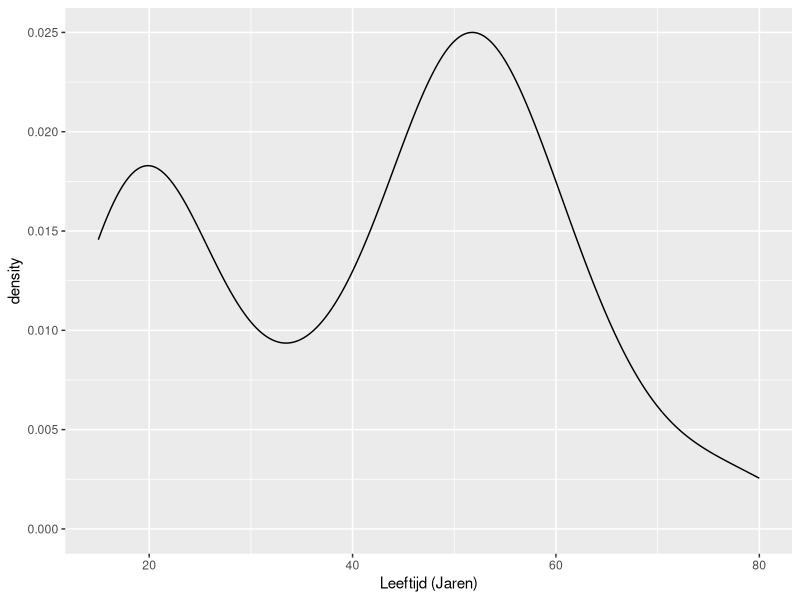
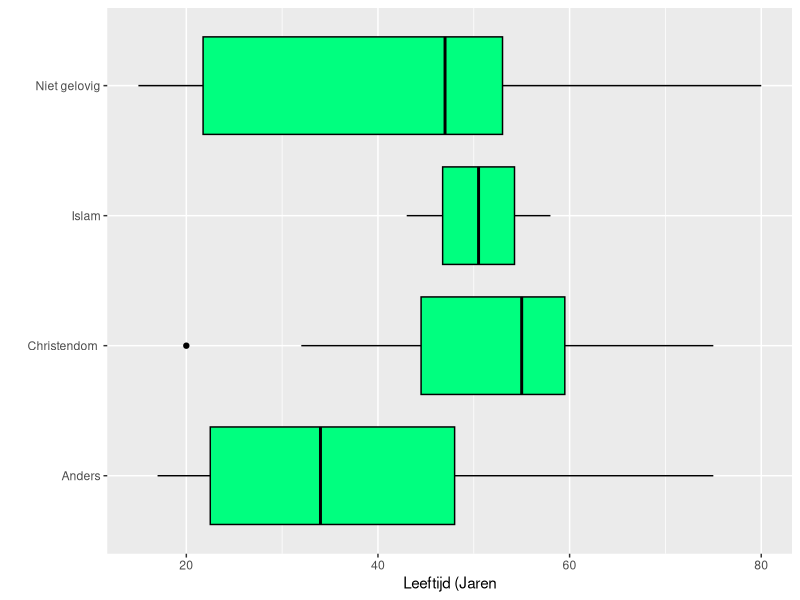
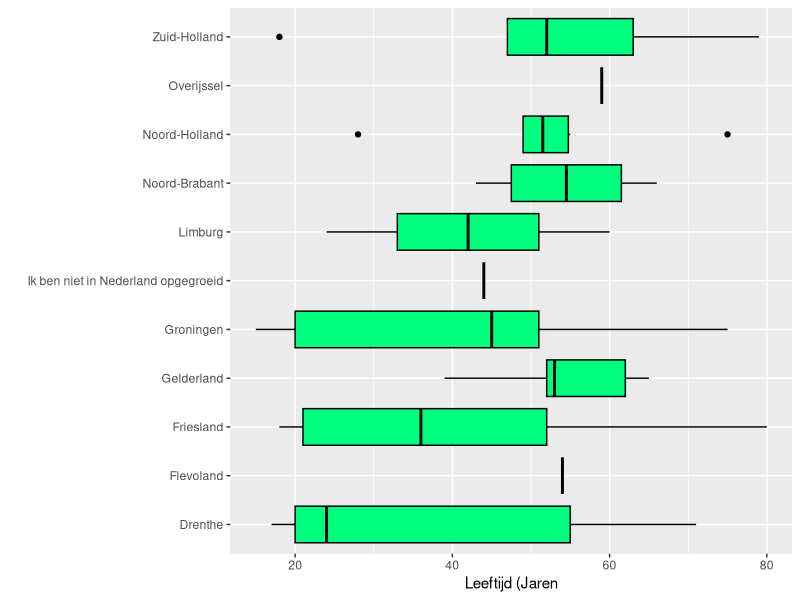
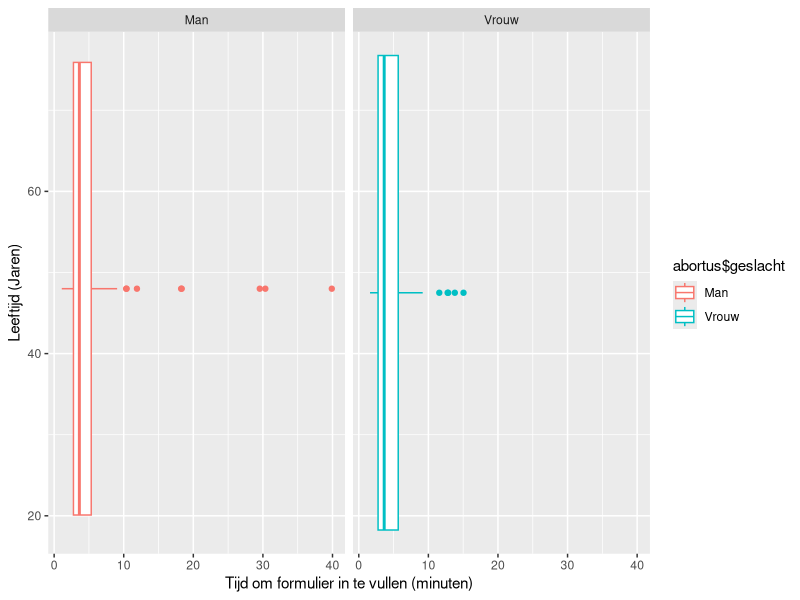

The R script that drew these images, in order:
## ---- chunk 1
knitr::opts_chunk$set(echo = TRUE)
## ---- chunk 2
abortus <- read.csv("abortus_dataset.csv",
                    na.strings = "NA")
head(abortus)
## ---- chunk 3
summary(abortus)
#str(abortus)
## ---- chunk 4
library(ggplot2)

df <- data.frame(abortus$Wat.is.uw.leeftijd.) 

# verdeling van de leeftijden:
ggplot(df, aes(x= abortus$Wat.is.uw.leeftijd.)) +
  geom_density() +
  xlab("Leeftijd (Jaren)") 


## ---- chunk 5
library(ggplot2)
#table(abortus$Vindt.u.dat.iemand.zelf.moet.kunnen.kiezen.of.die.een.abortus.wil., useNA = "always")



# voor de vraag: Vindt u dat iemand zelf moet kunnen kiezen of die een abortus wil?
abortus$eigen_keuze_abortus <- factor(x = abortus$Vindt.u.dat.iemand.zelf.moet.kunnen.kiezen.of.die.een.abortus.wil.,  
                           levels = c("Ja", "Nee"),
                           labels = c("Wel abortus toestaan", "Geen abortus toestaan"))

# Voor de vraag: Wat is uw religieuze overtuiging?
abortus$geloof <- factor(x = abortus$Wat.is.uw.religieuze.overtuiging.., 
                           levels = c("Christendom", "Islam", "Hindoeïsme", "Boeddhisme", "Niet gelovig", "Anders"),
                           labels = c("Christendom", "Islam", "Hindoeïsme", "Boeddhisme", "Niet gelovig", "Anders"))


abortus$geslacht <- factor(x = abortus$Wat.is.uw.geslacht..,
                           levels = c("Man", "Vrouw"),
                           labels = c("Man", "Vrouw"))



abortus.test <- data.frame(abortus$geloof)




table(abortus$eigen_keuze_abortus, useNA = "always") # voor de vraag: Vindt u dat iemand zelf moet kunnen kiezen of die een abortus wil?






#ggplot(df, aes(x=, y=abortus$Wat.is.uw.leeftijd.)) +
 # geom_bar(stat="identity", color="blue", fill="white")

## ---- chunk 6
library(ggplot2)
# Grafiek met de verschillende geloven en de leeftijdverdeling die er bij hoort. 
ggplot(df, aes(y=abortus$Wat.is.uw.religieuze.overtuiging..,
               x= abortus$Wat.is.uw.leeftijd.)) +
  geom_boxplot(color = "black", fill = "springgreen") +
    xlab("Leeftijd (Jaren") +
    ylab(" ") # namen van de geloven staan er al.... geen label nodig.

## ---- chunk 7
library(ggplot2)



# Grafiek met leeftijden uit verschillende provincies.
ggplot(df, aes(y=abortus$In.welke.provincie.heeft.u.het.grootste.deel.van.uw.jeugd.doorgebracht.,
               x= abortus$Wat.is.uw.leeftijd.)) +
  geom_boxplot(color = "black", fill = "springgreen") +
    xlab("Leeftijd (Jaren") +
    ylab(" ") # namen van de geloven staan er al.... geen label nodig.



## ---- chunk 8
library(ggplot2)

# De invultijd per leeftijd:

begin_tijd <- as.POSIXct(c(abortus$Begintijd)) # startpunt van invullen per persoon.
eind_tijd <- as.POSIXct(c(abortus$Tijd.van.voltooien)) # eindpunt  van invullen per persoon.

test <- c()
tijd_vector <- c()
# Om de totale tijd uit te rekenen die de mensen nodig hadden om het formulier in te vullen.
# Het verschil tussen de eindtijd en de begintijd. 
for (x in seq_along(abortus$Begintijd)) {
  #print(paste0("Begin tijd: ", begin_tijd[x]))
  #print(paste0("eind tijd: ", eind_tijd[x])) 
  tijd_vector[x] <- as.numeric((eind_tijd[x] - begin_tijd[x]))
}

## ---- chunk 9
library(ggplot2)
tijd_vector <- data.frame(tijd_vector)
df3 <- data.frame(abortus$Wat.is.uw.leeftijd.) # test 

ggplot(tijd_vector, aes(y=tijd_vector,
                        x= abortus$Wat.is.uw.leeftijd.)) +
  geom_boxplot(aes(color = abortus$geslacht)) +
  facet_wrap(~abortus$geslacht) +
    xlab("Leeftijd (Jaren)") +
    ylab("Tijd om formulier in te vullen (minuten)") +
    coord_flip()

summary(tijd_vector)
head(tijd_vector)
## ---- chunk 10

## ---- chunk 11


y <- c(0,0,0,0,1,0,1,0,1,0,1,0,1,1)

p <- sum(y) / length(y)
# is p > PI (50%)

